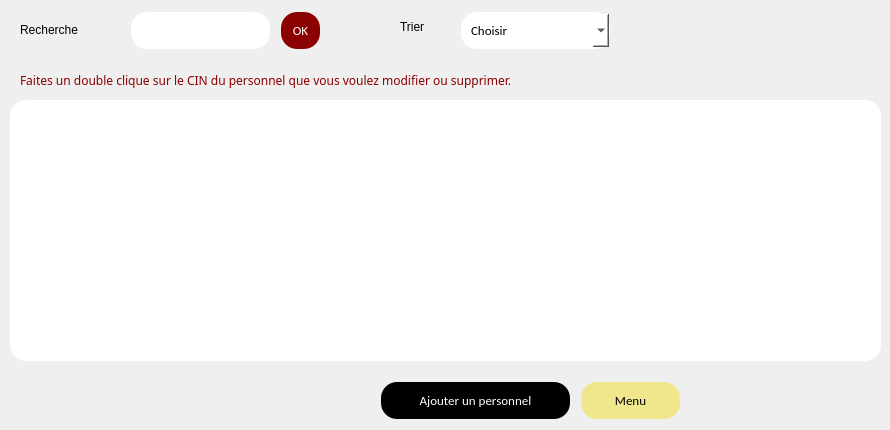
   <widget class="QWidget" name="page_40">
    <widget class="QTableView" name="tableView_11">
     <property name="geometry">
      <rect>
       <x>10</x>
       <y>100</y>
       <width>871</width>
       <height>261</height>
      </rect>
     </property>
     <property name="styleSheet">
      <string notr="true">background-color:white;
border-radius: 16px</string>
     </property>
    </widget>
    <widget class="QLabel" name="label_199">
     <property name="geometry">
      <rect>
       <x>20</x>
       <y>70</y>
       <width>751</width>
       <height>20</height>
      </rect>
     </property>
     <property name="styleSheet">
      <string notr="true">color :#8B0000;
font-family: courrier new;</string>
     </property>
     <property name="text">
      <string>Faites un double clique sur le CIN du personnel que vous voulez modifier ou supprimer.</string>
     </property>
    </widget>
    <widget class="QLabel" name="label_200">
     <property name="geometry">
      <rect>
       <x>20</x>
       <y>20</y>
       <width>101</width>
       <height>20</height>
      </rect>
     </property>
     <property name="text">
      <string>Recherche</string>
     </property>
    </widget>
    <widget class="QLineEdit" name="lineEdit_143">
     <property name="geometry">
      <rect>
       <x>130</x>
       <y>10</y>
       <width>141</width>
       <height>41</height>
      </rect>
     </property>
     <property name="styleSheet">
      <string notr="true">background-color: white	;
  border: none;
  color: black;
  padding: 10px;
  text-align: center;
  text-decoration: none;
font-family:calibri;
  display: inline-block;
  font-size: 13px;
  margin: 2px 1px;
  border-radius : 16px;</string>
     </property>
    </widget>
    <widget class="QLabel" name="label_201">
     <property name="geometry">
      <rect>
       <x>400</x>
       <y>20</y>
       <width>47</width>
       <height>13</height>
      </rect>
     </property>
     <property name="text">
      <string>Trier</string>
     </property>
    </widget>
    <widget class="QComboBox" name="comboBox_31">
     <property name="geometry">
      <rect>
       <x>460</x>
       <y>10</y>
       <width>151</width>
       <height>41</height>
      </rect>
     </property>
     <property name="styleSheet">
      <string notr="true">background-color: white	;
  border: none;
  color: black;
  padding: 10px;
  text-align: center;
  text-decoration: none;
font-family:calibri;
  display: inline-block;
  font-size: 13px;
  margin: 2px 1px;
  border-radius : 16px;</string>
     </property>
     <item>
      <property name="text">
       <string>Choisir</string>
      </property>
     </item>
     <item>
      <property name="text">
       <string>Nom</string>
      </property>
     </item>
     <item>
      <property name="text">
       <string>Prénom</string>
      </property>
     </item>
     <item>
      <property name="text">
       <string>Age croissant</string>
      </property>
     </item>
     <item>
      <property name="text">
       <string>Age décroissant</string>
      </property>
     </item>
    </widget>
    <widget class="QPushButton" name="pushButton_97">
     <property name="geometry">
      <rect>
       <x>280</x>
       <y>10</y>
       <width>41</width>
       <height>41</height>
      </rect>
     </property>
     <property name="styleSheet">
      <string notr="true">background-color: #8B0000	;
  border: none;
  color: white;
  padding: 10px;
  text-align: center;
  text-decoration: none;
font-family:calibri;
  display: inline-block;
  font-size: 13px;
  margin: 2px 1px;
  border-radius : 16px;</string>
     </property>
     <property name="text">
      <string>OK</string>
     </property>
    </widget>
    <widget class="QPushButton" name="pushButton_98">
     <property name="geometry">
      <rect>
       <x>380</x>
       <y>380</y>
       <width>191</width>
       <height>41</height>
      </rect>
     </property>
     <property name="styleSheet">
      <string notr="true">background-color: black;
  border: none;
  color: white;
  padding: 10px;
  text-align: center;
  text-decoration: none;
font-family:calibri;
  display: inline-block;
  font-size: 13px;
  margin: 2px 1px;
  border-radius : 16px;</string>
     </property>
     <property name="text">
      <string>Ajouter un personnel</string>
     </property>
    </widget>
    <widget class="QPushButton" name="pushButton_99">
     <property name="geometry">
      <rect>
       <x>580</x>
       <y>380</y>
       <width>101</width>
       <height>41</height>
      </rect>
     </property>
     <property name="styleSheet">
      <string notr="true">background-color: 	#F0E68C			;
  border: none;
  color: black;
  padding: 10px;
  text-align: center;
  text-decoration: none;
font-family:calibri;
  display: inline-block;
  font-size: 13px;
  margin: 2px 1px;
  border-radius : 16px;</string>
     </property>
     <property name="text">
      <string>Menu</string>
     </property>
    </widget>
   </widget>
